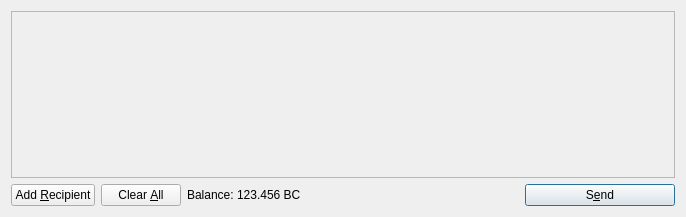
<?xml version="1.0" encoding="UTF-8"?>
<ui version="4.0">
 <class>SendCoinsDialog</class>
 <widget class="QDialog" name="SendCoinsDialog">
  <property name="geometry">
   <rect>
    <x>0</x>
    <y>0</y>
    <width>686</width>
    <height>217</height>
   </rect>
  </property>
  <property name="windowTitle">
   <string>Send Coins</string>
  </property>
  <layout class="QVBoxLayout" name="verticalLayout">
   <item>
    <widget class="QScrollArea" name="scrollArea">
     <property name="widgetResizable">
      <bool>true</bool>
     </property>
     <widget class="QWidget" name="scrollAreaWidgetContents">
      <property name="geometry">
       <rect>
        <x>0</x>
        <y>0</y>
        <width>666</width>
        <height>165</height>
       </rect>
      </property>
      <layout class="QVBoxLayout" name="verticalLayout_2">
       <property name="margin">
        <number>0</number>
       </property>
       <item>
        <layout class="QVBoxLayout" name="entries">
         <property name="spacing">
          <number>6</number>
         </property>
        </layout>
       </item>
       <item>
        <spacer name="verticalSpacer">
         <property name="orientation">
          <enum>Qt::Vertical</enum>
         </property>
         <property name="sizeHint" stdset="0">
          <size>
           <width>20</width>
           <height>40</height>
          </size>
         </property>
        </spacer>
       </item>
      </layout>
     </widget>
    </widget>
   </item>
   <item>
    <layout class="QHBoxLayout" name="horizontalLayout">
     <item>
      <widget class="QPushButton" name="addButton">
       <property name="toolTip">
        <string>Send to multiple recipients at once</string>
       </property>
       <property name="text">
        <string>Add &amp;Recipient</string>
       </property>
       <property name="icon">
        <iconset resource="../bitcoin.qrc">
         <normaloff>:/icons/add</normaloff>:/icons/add</iconset>
       </property>
       <property name="autoDefault">
        <bool>false</bool>
       </property>
      </widget>
     </item>
     <item>
      <widget class="QPushButton" name="clearButton">
       <property name="sizePolicy">
        <sizepolicy hsizetype="Minimum" vsizetype="Fixed">
         <horstretch>0</horstretch>
         <verstretch>0</verstretch>
        </sizepolicy>
       </property>
       <property name="toolTip">
        <string>Remove all transaction fields</string>
       </property>
       <property name="text">
        <string>Clear &amp;All</string>
       </property>
       <property name="icon">
        <iconset resource="../bitcoin.qrc">
         <normaloff>:/icons/remove</normaloff>:/icons/remove</iconset>
       </property>
       <property name="autoRepeatDelay">
        <number>300</number>
       </property>
       <property name="autoDefault">
        <bool>false</bool>
       </property>
      </widget>
     </item>
     <item>
      <layout class="QHBoxLayout" name="horizontalLayout_2">
       <property name="spacing">
        <number>3</number>
       </property>
       <item>
        <widget class="QLabel" name="label">
         <property name="text">
          <string>Balance:</string>
         </property>
        </widget>
       </item>
       <item>
        <widget class="QLabel" name="labelBalance">
         <property name="cursor">
          <cursorShape>IBeamCursor</cursorShape>
         </property>
         <property name="text">
          <string>123.456 BC</string>
         </property>
         <property name="textInteractionFlags">
          <set>Qt::LinksAccessibleByMouse|Qt::TextSelectableByKeyboard|Qt::TextSelectableByMouse</set>
         </property>
        </widget>
       </item>
      </layout>
     </item>
     <item>
      <spacer name="horizontalSpacer">
       <property name="orientation">
        <enum>Qt::Horizontal</enum>
       </property>
       <property name="sizeHint" stdset="0">
        <size>
         <width>40</width>
         <height>20</height>
        </size>
       </property>
      </spacer>
     </item>
     <item>
      <widget class="QPushButton" name="sendButton">
       <property name="minimumSize">
        <size>
         <width>150</width>
         <height>0</height>
        </size>
       </property>
       <property name="toolTip">
        <string>Confirm the send action</string>
       </property>
       <property name="text">
        <string>S&amp;end</string>
       </property>
       <property name="icon">
        <iconset resource="../bitcoin.qrc">
         <normaloff>:/icons/send</normaloff>:/icons/send</iconset>
       </property>
       <property name="default">
        <bool>true</bool>
       </property>
      </widget>
     </item>
    </layout>
   </item>
  </layout>
 </widget>
 <resources>
  <include location="../bitcoin.qrc"/>
 </resources>
 <connections/>
</ui>
